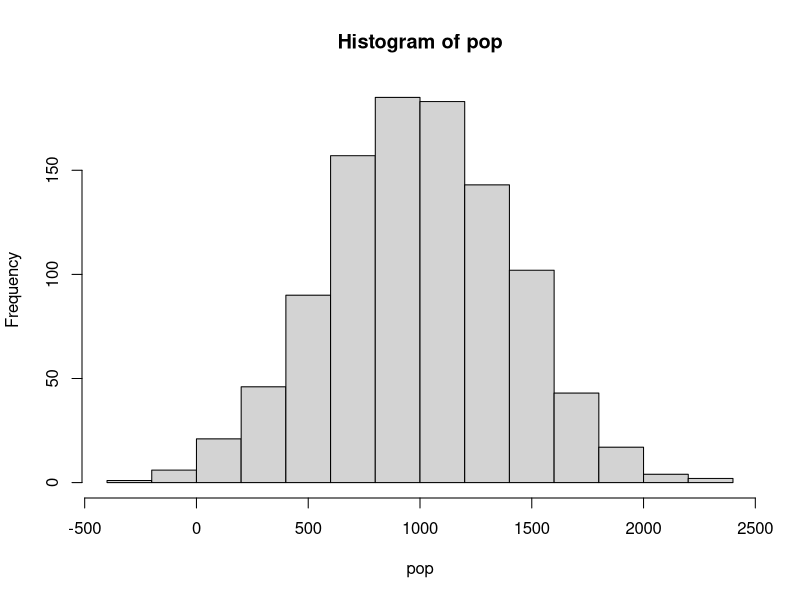
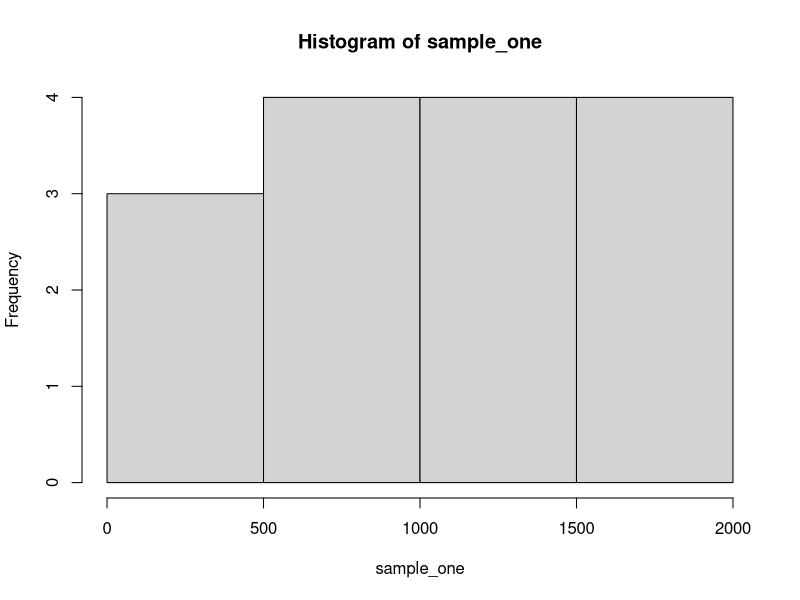
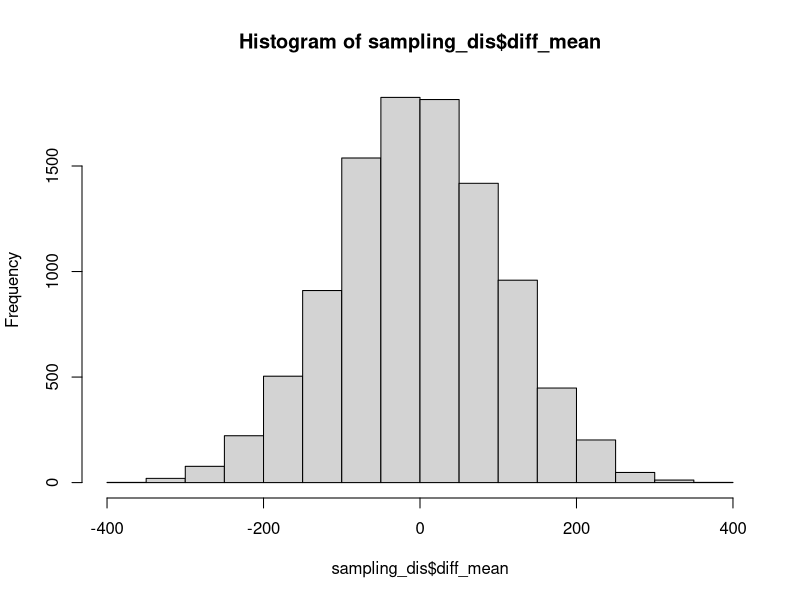
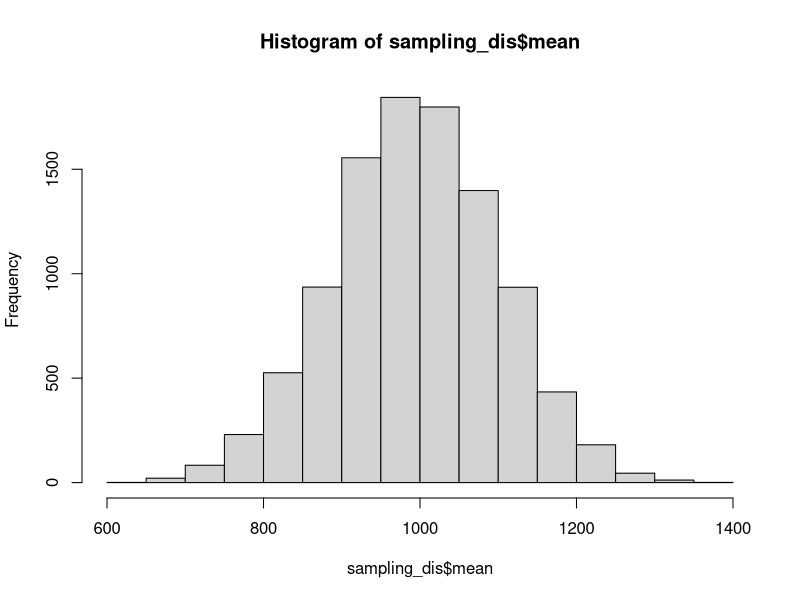

Write R code to recreate these figures, in order.
# the main goal is to simulate a sampling distribution of mean

## setting the working environment
library(tidyverse)

## Generating the population
# randomly generate a population from normal distribution with 1000 cases
# 1000 as the mean and 30 as the sd
set.seed(92037) # set the random seed to make it replicable

# using rnorm to generate a population
pop <- rnorm(1000, mean = 1000, sd = 400) # see pnorm for calculating the intervals
hist(pop) # you see some of the population are in debt.
pop_mean <- mean(pop) # since it is randomly generated, it is not 1000 exactly.
pop_mean

# sample one time from it
# set the sample size
sample_size <- 15

sample_one <- sample(pop, size = sample_size, replace = FALSE)
hist(sample_one)
sample_mean <- mean(sample_one) # calculate the mean of this sample
sample_sd <- sd(sample_one) # calculate the sd of this sample
sample_var <- var(sample_one)

## now, sample it for 10000 times 
# to make sure each sample is different, we need a different random seed
seeds <- c(1:10000)

# create a dataframe 
# three columes:sample mean, difference between sample mean and pop mean, and t score
sampling_dis <- data.frame(mean = rep(0, 10000), diff_mean = rep(0, 10000), t = rep(0,10000))

# simulating the sampling distribution
for (i in 1:10000) {
  print(i)
  seed <- seeds[i]
  set.seed(seed)
  sample <- sample(pop, size = sample_size, replace = FALSE)
  sample_mean <- mean(sample)
  diff_mean <- sample_mean - pop_mean # this is the difference between our sample and the population
  t <- diff_mean/sd(sample)*(sample_size)^(1/2) # this is the t score, 
  # or the random variable that follows t student distribution.
  sampling_dis$mean[i] <- sample_mean
  sampling_dis$diff_mean[i] <- diff_mean
  sampling_dis$t[i] <- t
}

# basically, the diff_mean is moving the distribution of sample mean along the x axis by the population mean.
hist(sampling_dis$diff_mean)
hist(sampling_dis$mean)
# check the feature of this sampling distribution
mean(sampling_dis$diff_mean)
# and the se of the two sampling distribution should be the same
sd(sampling_dis$diff_mean)
sd(sampling_dis$mean)

# get the quantile of from the sampling distribution we simulated. 
quantile(sampling_dis$diff_mean, probs = c(.025,.9725))
quantile(sampling_dis$t, probs = c(.025,.9725))

# calculated a estimated standard error, check a norm distribution, and compare it with what we simulated. 
# if it is a small size sample, then the you will notice larger gaps between what we simulated and what
# are calculated from qnorm function
# check help for qnorm, it belongs to the same family of rnorm we used before.
se <- sample_sd/(sample_size-1)^(1/2)
qnorm(p = c(.025,.9725), mean = 0, sd = se)

# repeat the previous practices using a small size sampling process, and compare it with student distribution
# the qt would be the function you want to use, the degree of freedom would be sample_size - 1
qt(p = c(.025,.9725), df = sample_size - 1)


